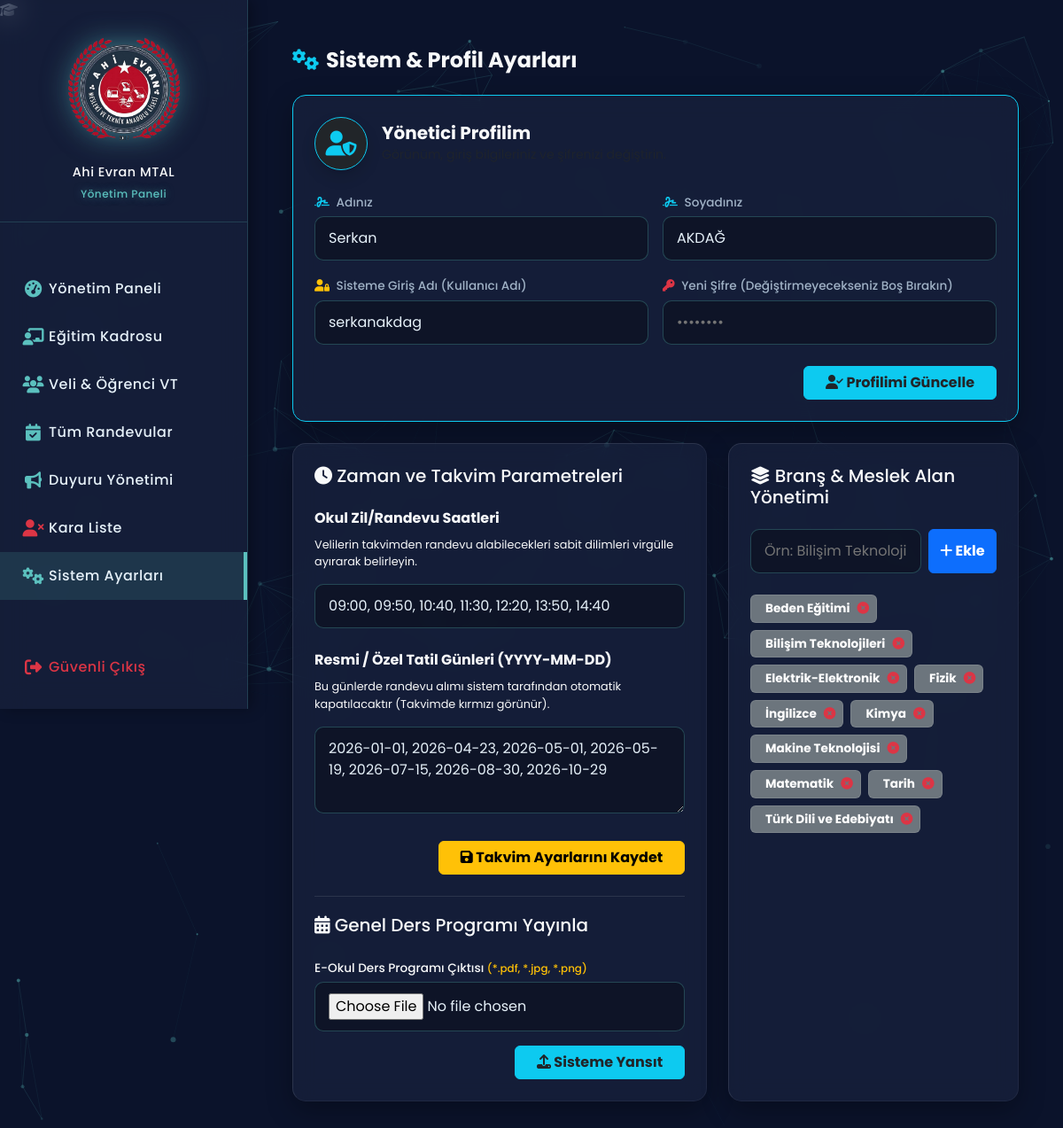
The page /pages/admin/settings.php (signed in) on the database its author committed.
### tables this page shows
CREATE TABLE `users` (
  `id` int(11) NOT NULL,
  `adi` varchar(50) NOT NULL,
  `soyadi` varchar(50) NOT NULL,
  `email` varchar(100) NOT NULL,
  `tc_kimlik` varchar(11) DEFAULT NULL,
  `telefon` varchar(20) DEFAULT NULL,
  `acil_telefon` varchar(20) DEFAULT NULL,
  `kan_grubu` varchar(10) DEFAULT NULL,
  `hatirlatici_zamani` varchar(20) DEFAULT '1_gun',
  `iki_adimli_dogrulama` tinyint(1) DEFAULT 0,
  `hesap_donduruldu` tinyint(1) DEFAULT 0,
  `kullanici_adi` varchar(50) NOT NULL,
  `cinsiyet` enum('Erkek','Kadın','Belirtmek İstemiyorum') NOT NULL,
  `sifre` varchar(255) NOT NULL,
  `rol` enum('veli','ogretmen','yonetici') DEFAULT 'veli',
  `brans` varchar(50) DEFAULT NULL,
  `profil_resmi` varchar(255) DEFAULT 'default.png',
  `email_onayli` tinyint(1) DEFAULT 0,
  `onay_kodu` varchar(100) DEFAULT NULL,
  `hatali_giris_sayisi` int(11) DEFAULT 0,
  `hesap_kilit_suresi` datetime DEFAULT NULL,
  `hatirla_token` varchar(255) DEFAULT NULL,
  `olusturulma_tarihi` timestamp NOT NULL DEFAULT current_timestamp(),
  `silindi_mi` tinyint(1) DEFAULT 0,
  `silinme_tarihi` datetime DEFAULT NULL,
  `son_guvenli_cikis` tinyint(1) DEFAULT 1
);

CREATE TABLE `settings` (
  `id` int(11) NOT NULL,
  `setting_key` varchar(100) DEFAULT NULL,
  `setting_value` text DEFAULT NULL
);

CREATE TABLE `branches` (
  `id` int(11) NOT NULL,
  `name` varchar(100) DEFAULT NULL
);

### pages/admin/settings.php (the view, shortened to what this page needs)
<?php
require_once '../../config/database.php';
$mudur_stmt = $db->prepare("SELECT * FROM users WHERE id = ?");
$mudur_stmt->execute([$_SESSION['user_id']]);
$mudur = $mudur_stmt->fetch();
function get_setting($db, $key, $def="") {
    $r = $db->query("SELECT setting_value FROM settings WHERE setting_key='$key'")->fetchColumn();
    return $r ? $r : $def;
}
$mevcut_saatler = get_setting($db, 'appointment_hours', "09:00, 09:50, 10:40, 11:30, 12:20, 13:50, 14:40");
$mevcut_tatiller = get_setting($db, 'holidays', "2026-01-01, 2026-04-23, 2026-05-19, 2026-10-29");
$branslar = $db->query("SELECT * FROM branches ORDER BY name")->fetchAll();
?>
<!DOCTYPE html>
<html lang="tr">
<head>
    <link href="https://cdn.jsdelivr.net/npm/bootstrap@5.3.0/dist/css/bootstrap.min.css" rel="stylesheet">
    <link rel="stylesheet" href="https://cdnjs.cloudflare.com/ajax/libs/font-awesome/6.4.0/css/all.min.css">
    <link rel="stylesheet" href="../../assets/css/style.css?v=<?php echo time(); ?>">
</head>
<body class="bg-dark-space">
    <div class="school-watermark"><i class="fa-solid fa-graduation-cap"></i></div>
    <div id="particles-js" style="position: fixed; z-index: -1;"></div>
    <nav class="glass-sidebar">
        <div class="text-center mb-5 mt-3 px-2 text-light fw-bold" style="border-bottom: 1px solid rgba(91, 192, 190, 0.2); padding-bottom: 20px;">
            <img src="../../assets/img/logo.png" alt="Logo" class="sidebar-logo mb-3"><br>
            <span class="sidebar-text" style="font-size: 0.9rem;">Ahi Evran MTAL<br><span class="neon-text" style="font-size: 0.75rem;">Yönetim Paneli</span></span>
        </div>
        <a href="dashboard.php" class="sidebar-link"><i class="fa-solid fa-gauge-high"></i> <span class="sidebar-text">Yönetim Paneli</span></a>
        <a href="teachers.php" class="sidebar-link"><i class="fa-solid fa-chalkboard-user"></i> <span class="sidebar-text">Eğitim Kadrosu</span></a>
        <a href="users.php" class="sidebar-link"><i class="fa-solid fa-users"></i> <span class="sidebar-text">Veli & Öğrenci VT</span></a>
        <a href="appointments.php" class="sidebar-link"><i class="fa-solid fa-calendar-check"></i> <span class="sidebar-text">Tüm Randevular</span></a>
        <a href="announcements.php" class="sidebar-link"><i class="fa-solid fa-bullhorn"></i> <span class="sidebar-text">Duyuru Yönetimi</span></a>
        <a href="blacklist.php" class="sidebar-link"><i class="fa-solid fa-user-xmark text-danger"></i> <span class="sidebar-text">Kara Liste</span></a>
        <a href="settings.php" class="sidebar-link active" style="background: rgba(91, 192, 190, 0.15); border-right: 4px solid var(--neon-blue);"><i class="fa-solid fa-gears"></i> <span class="sidebar-text">Sistem Ayarları</span></a>
        <div style="position: absolute; bottom: 20px; width: 100%;">
            <a href="../../logout.php" class="sidebar-link text-danger"><i class="fa-solid fa-right-from-bracket text-danger"></i> <span class="sidebar-text">Güvenli Çıkış</span></a>
        </div>
    </nav>
    <div class="main-content" style="padding: 30px 50px;">
        <h4 class="text-light fw-bold mb-4"><i class="fa-solid fa-gears text-info me-2"></i>Sistem & Profil Ayarları</h4>
        <div class="row g-4 mb-4" id="profil">
            <div class="col-12">
                <div class="glass-card p-4 border border-info">
                    <div class="d-flex align-items-center mb-4">
                        <div class="rounded-circle bg-dark d-flex justify-content-center align-items-center me-3 border border-info shadow" style="width: 60px; height: 60px;">
                            <i class="fa-solid fa-user-shield text-info fs-3"></i>
                        </div>
                        <div>
                            <h5 class="text-light mb-0 text-info fw-bold">Yönetici Profilim</h5>
                            <small class="text-muted">Görünüm, giriş bilgileriniz ve şifrenizi değiştirin.</small>
                        </div>
                    </div>
                    <form action="settings.php" method="POST">
                        <div class="row g-3">
                            <div class="col-md-6">
                                <label class="profile-label"><i class="fa-solid fa-signature text-info me-1"></i> Adınız</label>
                                <input type="text" name="m_adi" class="custom-setting-input" value="<?php echo htmlspecialchars($mudur['adi'] ?? ''); ?>" required>
                            </div>
                            <div class="col-md-6">
                                <label class="profile-label"><i class="fa-solid fa-signature text-info me-1"></i> Soyadınız</label>
                                <input type="text" name="m_soyadi" class="custom-setting-input" value="<?php echo htmlspecialchars($mudur['soyadi'] ?? ''); ?>" required>
                            </div>
                            <div class="col-md-6">
                                <label class="profile-label"><i class="fa-solid fa-user-lock text-warning me-1"></i> Sisteme Giriş Adı (Kullanıcı Adı)</label>
                                <input type="text" name="m_kullanici_adi" class="custom-setting-input" value="<?php echo htmlspecialchars($mudur['kullanici_adi'] ?? ''); ?>" required>
                            </div>
                            <div class="col-md-6">
                                <label class="profile-label"><i class="fa-solid fa-key text-danger me-1"></i> Yeni Şifre (Değiştirmeyecekseniz Boş Bırakın)</label>
                                <input type="password" name="m_sifre" class="custom-setting-input" placeholder="••••••••">
                            </div>
                        </div>
                        <div class="d-flex justify-content-end mt-4">
                            <button type="submit" name="profil_guncelle" class="btn btn-info fw-bold px-4 text-dark"><i class="fa-solid fa-user-check"></i> Profilimi Güncelle</button>
                        </div>
                    </form>
                </div>
            </div>
        </div>
        <div class="row g-4">
            <div class="col-lg-7">
                <div class="glass-card p-4 h-100">
                    <h5 class="text-light mb-4 text-warning"><i class="fa-solid fa-clock"></i> Zaman ve Takvim Parametreleri</h5>
                    <form action="settings.php" method="POST">
                        <div class="mb-4">
                            <label class="form-label text-light fw-bold">Okul Zil/Randevu Saatleri</label>
                            <p class="text-light" style="font-size: 0.8rem;">Velilerin takvimden randevu alabilecekleri sabit dilimleri virgülle ayırarak belirleyin.</p>
                            <input type="text" name="saatler" class="custom-setting-input" value="<?php echo htmlspecialchars($mevcut_saatler); ?>" required>
                        </div>
                        <div class="mb-4">
                            <label class="form-label text-light fw-bold">Resmi / Özel Tatil Günleri (YYYY-MM-DD)</label>
                            <p class="text-light" style="font-size: 0.8rem;">Bu günlerde randevu alımı sistem tarafından otomatik kapatılacaktır (Takvimde kırmızı görünür).</p>
                            <textarea name="tatiller" class="custom-setting-input" rows="3"><?php echo htmlspecialchars($mevcut_tatiller); ?></textarea>
                        </div>
                        <div class="d-flex justify-content-end mb-4">
                            <button type="submit" name="kaydet" class="btn btn-warning fw-bold px-4"><i class="fa-solid fa-save"></i> Takvim Ayarlarını Kaydet</button>
                        </div>
                    </form>
                    <h5 class="text-light mb-4 text-info mt-3" style="border-top:1px solid rgba(255,255,255,0.1); padding-top:20px;"><i class="fa-solid fa-calendar-days"></i> Genel Ders Programı Yayınla</h5>
                    <form action="settings.php" method="POST" enctype="multipart/form-data">
                        <div class="mb-3">
                            <label class="profile-label text-light">E-Okul Ders Programı Çıktısı <small class="text-warning">(*.pdf, *.jpg, *.png)</small></label>
                            <input type="file" name="program_dosya" class="custom-setting-input bg-dark text-light" accept=".pdf, image/*" required>
                        </div>
                        <div class="d-flex justify-content-end">
                            <button type="submit" name="ders_program_yukle" class="btn btn-info text-dark fw-bold px-4"><i class="fa-solid fa-upload"></i> Sisteme Yansıt</button>
                        </div>
                    </form>
                </div>
            </div>
            <div class="col-lg-5">
                <div class="glass-card p-4 h-100">
                    <h5 class="text-light mb-4 text-primary"><i class="fa-solid fa-layer-group"></i> Branş & Meslek Alan Yönetimi</h5>
                    <form action="settings.php" method="POST" class="d-flex gap-2 mb-4">
                        <input type="text" name="brans_adi" class="custom-setting-input" placeholder="Örn: Bilişim Teknolojileri" required>
                        <button type="submit" name="brans_ekle" class="btn btn-primary fw-bold text-nowrap"><i class="fa-solid fa-plus"></i> Ekle</button>
                    </form>
                    <div class="d-flex flex-wrap gap-2">
                        <?php foreach($branslar as $b): ?>
                            <div class="badge bg-secondary p-2 ps-3 d-flex align-items-center" style="font-size: 0.85rem; border:1px solid rgba(255,255,255,0.1);">
                                <?php echo htmlspecialchars($b['name']); ?>
                                <a href="?brans_sil=<?php echo $b['id']; ?>" class="text-danger ms-2" title="Sil" onclick="return confirm('Silinsin mi?');"><i class="fa-solid fa-times-circle"></i></a>
                            </div>
                        <?php endforeach; ?>
                    </div>
                </div>
            </div>
        </div>
    </div>
</body>
</html>

### assets/css/style.css (style rules this page uses)
:root { --space-dark: #0B132B; --card-dark: #1C2541; --neon-blue: #5BC0BE; --text-light: #E6F1F9; --text-muted: #A0B2C6; }
body.bg-dark-space { background-color: var(--space-dark); color: var(--text-light); font-family: 'Poppins', sans-serif; overflow-x: hidden; margin: 0; padding: 0; min-height: 100vh; }
#particles-js { position: absolute; width: 100%; height: 100%; background-color: transparent; z-index: 0; top: 0; left: 0; }
.neon-text { color: var(--neon-blue); text-shadow: 0 0 10px rgba(91, 192, 190, 0.5); }
.glass-sidebar { position: fixed; top: 0; left: 0; width: 280px; height: 100vh; background: rgba(28, 37, 65, 0.6); backdrop-filter: blur(15px); border-right: 1px solid rgba(91, 192, 190, 0.2); z-index: 1000; overflow-y: auto; overflow-x: hidden; padding-top: 20px; box-shadow: 5px 0 15px rgba(0,0,0,0.3); }
.sidebar-logo { width: 130px; height: 130px; object-fit: contain; filter: drop-shadow(0 0 15px rgba(91, 192, 190, 0.6)); transition: transform 0.4s ease; }
.sidebar-link { display: flex; align-items: center; padding: 15px 20px; color: var(--text-light); text-decoration: none; transition: all 0.3s; }
.sidebar-link i { min-width: 35px; font-size: 1.2rem; color: var(--neon-blue); text-align: center; }
.sidebar-text { opacity: 1; font-weight: 500; letter-spacing: 0.5px; }
.main-content { margin-left: 280px; width: calc(100% - 280px); padding: 0; transition: all 0.4s ease; position: relative; z-index: 1; overflow-x: hidden; box-sizing: border-box; }
.glass-card { background: rgba(28, 37, 65, 0.6); backdrop-filter: blur(12px); border: 1px solid rgba(255, 255, 255, 0.05); border-radius: 15px; box-shadow: 0 10px 30px rgba(0,0,0,0.3); padding: 25px; transform-style: preserve-3d; transform: perspective(1000px); border-top: 1px solid rgba(255,255,255,0.1); border-left: 1px solid rgba(255,255,255,0.1); }
#particles-js { position: fixed; width: 100%; height: 100%; top: 0; left: 0; z-index: -1; }

### pages/admin/settings.php (style rules this page uses)
.custom-setting-input { width: 100% !important; background: rgba(0,0,0,0.3) !important; border: 1px solid rgba(91,192,190,0.3) !important; color: var(--text-light) !important; padding: 12px 15px; border-radius: 10px; box-shadow: none !important; transition: all 0.3s ease; }
.profile-label { color: #A0B2C6; font-size: 0.85rem; font-weight: 500; margin-bottom: 5px; }

### rows shown on the page
users: m_adi "Serkan", m_soyadi "AKDAĞ", m_kullanici_adi "serkanakdag"
settings: saatler "09:00, 09:50, 10:40, 11:30, 12:20, 13:50, 14:40"
settings: tatiller "2026-01-01, 2026-04-23, 2026-05-01, 2026-05-19, 2026-07-15, 2026-08-30, 2026-10-29"
branches: name "Beden Eğitimi"
branches: name "Bilişim Teknolojileri"
branches: name "Elektrik-Elektronik"
branches: name "Fizik"
branches: name "İngilizce"
branches: name "Kimya"
branches: name "Makine Teknolojisi"
branches: name "Matematik"
branches: name "Tarih"
branches: name "Türk Dili ve Edebiyatı"
